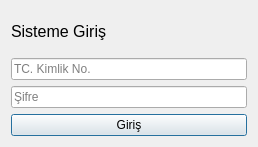
<?xml version="1.0" encoding="UTF-8"?>
<ui version="4.0">
 <class>LoginDialog</class>
 <widget class="QDialog" name="LoginDialog">
  <property name="geometry">
   <rect>
    <x>0</x>
    <y>0</y>
    <width>258</width>
    <height>147</height>
   </rect>
  </property>
  <property name="windowTitle">
   <string>Karz-ı Hasen</string>
  </property>
  <property name="windowIcon">
   <iconset>
    <normaloff>../images/karz-i_hasen.png</normaloff>../images/karz-i_hasen.png</iconset>
  </property>
  <layout class="QVBoxLayout" name="verticalLayout">
   <item>
    <widget class="QLabel" name="label">
     <property name="font">
      <font>
       <family>Segoe UI</family>
       <pointsize>12</pointsize>
       <weight>50</weight>
       <bold>false</bold>
      </font>
     </property>
     <property name="text">
      <string>Sisteme Giriş</string>
     </property>
    </widget>
   </item>
   <item>
    <widget class="QLineEdit" name="input_tc">
     <property name="inputMask">
      <string>99999999999</string>
     </property>
     <property name="placeholderText">
      <string>TC. Kimlik No.</string>
     </property>
    </widget>
   </item>
   <item>
    <widget class="QLineEdit" name="input_pass">
     <property name="echoMode">
      <enum>QLineEdit::Password</enum>
     </property>
     <property name="placeholderText">
      <string>Şifre</string>
     </property>
    </widget>
   </item>
   <item>
    <widget class="QPushButton" name="btn_giris">
     <property name="text">
      <string>Giriş</string>
     </property>
    </widget>
   </item>
  </layout>
 </widget>
 <resources/>
 <connections/>
</ui>
